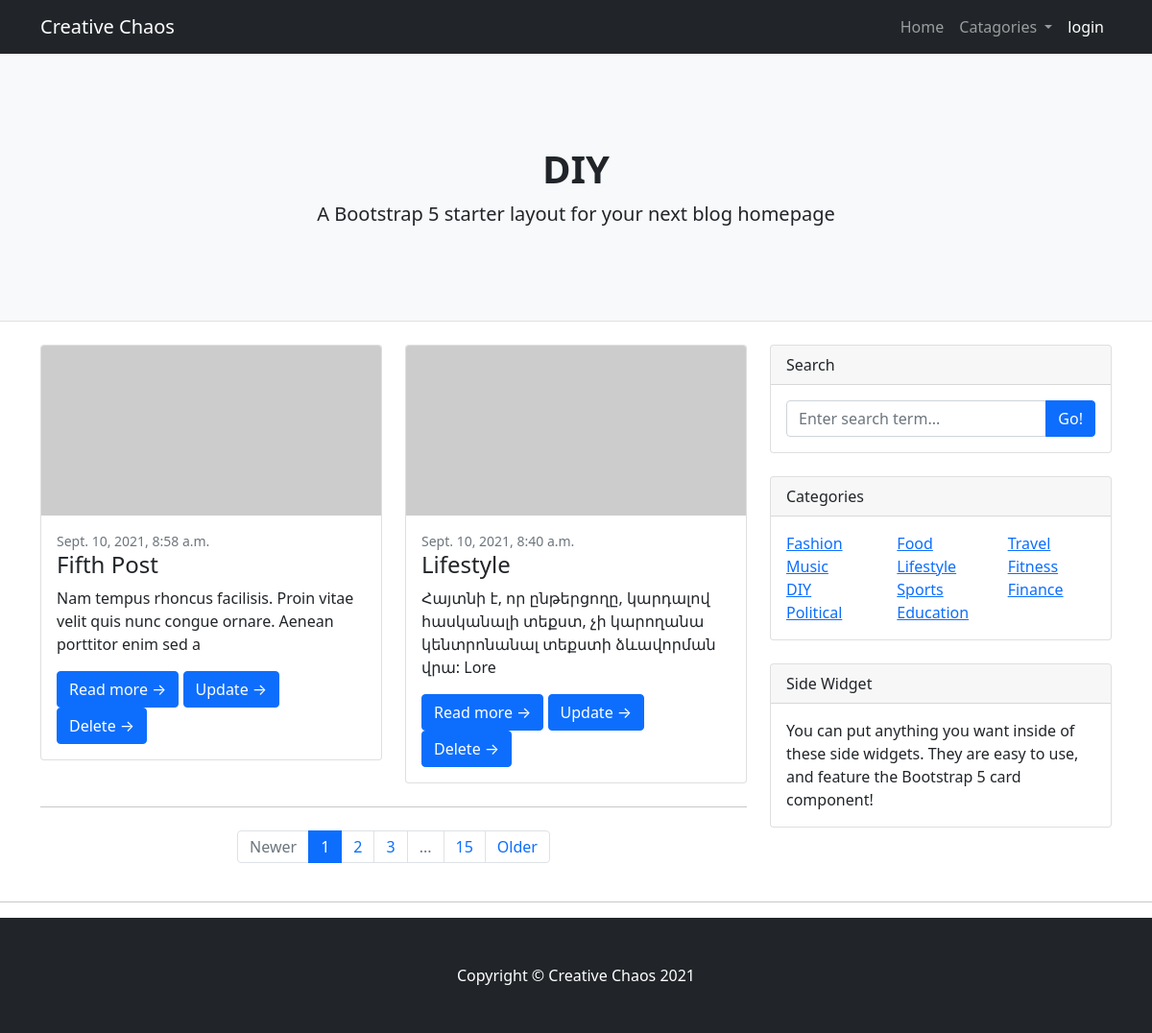
/catagory/DIY, run on the app's committed database.
### blogPost/models.py (models this page shows, shortened)
class Catagory(models.Model):
    name = models.CharField(max_length=200)
    def __str__(self):
        return self.name

class Post(models.Model):
    title = models.CharField(max_length=200)
    title_tag = models.CharField(max_length=100)
    author = models.ForeignKey(User,on_delete=models.CASCADE)
    catagory= models.ManyToManyField('Catagory',blank=True)
    body = models.TextField(blank=True,null=True)
    id  = models.UUIDField(default=uuid.uuid4, null=False, unique=True, primary_key=True, editable=False)
    created_at= models.DateTimeField(auto_now_add=True, blank=True)

### blogPost/views.py (the view)
# urls.py: path('catagory/<str:pk>',views.catagoryPage,name='catagory'),
def catagoryPage(request,pk):
    cag =  Catagory.objects.get(name=pk)
    catagory_posts = Post.objects.filter(catagory= cag.id)
    tags = Catagory.objects.all()
    context = {
        'catagory_posts':catagory_posts,
        'cag':cag,
        'tags':tags,
    }
    return render(request,'blogpost/catagory_page.html',context)

### blogPost/templates/blogpost/catagory_page.html
{% extends 'main.html' %}
{% block content %}
        <header class="py-5 bg-light border-bottom mb-4">
            <div class="container">
                <div class="text-center my-5">
                        <h1 class="fw-bolder">{{cag}}</h1>
                    <p class="lead mb-0">A Bootstrap 5 starter layout for your next blog homepage</p>
                </div>
            </div>
        </header>
        <div class="container">
            <div class="row">
                <div class="col-lg-8">
                    <div class="row">
                        {% for post in catagory_posts reversed %}
                            <div class="col-lg-6">
                                <div class="card mb-4">
                                    <a href="#!"><img class="card-img-top" src="https://dummyimage.com/700x350/dee2e6/6c757d.jpg" alt="..." /></a>
                                    <div class="card-body">
                                        <div class="small text-muted">{{post.created_at}}</div>
                                        <h2 class="card-title h4">{{post.title}}</h2>
                                        <p class="card-text">{{post.body| slice:100| safe}}</p>
                                        <a class="btn btn-primary" href="{% url 'postDetail' post.id %}">Read more →</a>
                                        <a class="btn btn-primary" href="{% url 'updatePost' post.id %}">Update →</a>
                                        <a class="btn btn-primary" href="{% url 'deletePost' post.id %}">Delete →</a>
                                    </div>
                                </div>
                            </div>
                        {% endfor %}
                    </div>
                    <nav aria-label="Pagination">
                        <hr class="my-0" />
                        <ul class="pagination justify-content-center my-4">
                            <li class="page-item disabled"><a class="page-link" href="#" tabindex="-1" aria-disabled="true">Newer</a></li>
                            <li class="page-item active" aria-current="page"><a class="page-link" href="#!">1</a></li>
                            <li class="page-item"><a class="page-link" href="#!">2</a></li>
                            <li class="page-item"><a class="page-link" href="#!">3</a></li>
                            <li class="page-item disabled"><a class="page-link" href="#!">...</a></li>
                            <li class="page-item"><a class="page-link" href="#!">15</a></li>
                            <li class="page-item"><a class="page-link" href="#!">Older</a></li>
                        </ul>
                    </nav>
                </div>
                {% include 'sidewidgets.html' %}
            </div>
        </div>
{% endblock %}

### templates/sidewidgets.html
{% load static %}
        <div class="col-lg-4">
            <div class="card mb-4">
                <div class="card-header">Search</div>
                    <div class="card-body">
                        <div class="input-group">
                            <input class="form-control" type="text" placeholder="Enter search term..." aria-label="Enter search term..." aria-describedby="button-search" />
                            <button class="btn btn-primary" id="button-search" type="button">Go!</button>
                        </div>
                    </div>
            </div>
            <div class="card mb-4">
                <div class="card-header">Categories</div>
                    <div class="card-body">
                        <div class="row">
                            {% for tag in tags %}
                                <div class=" col-sm-4">
                                    <ul class="list-unstyled mb-0">
                                            <li><a href="{% url 'catagory' tag.name %}">{{tag}}</a></li>
                                    </ul>
                                </div>
                            {% endfor %}
                        </div>
                </div>
            </div>
            <div class="card mb-4">
                <div class="card-header">Side Widget</div>
                    <div class="card-body">
                        You can put anything you want inside of these side widgets. They are easy to use, and feature the Bootstrap 5 card component!
                    </div>
            </div>
        </div>

### data on the page
Catagory: name "DIY"
Post: created_at "Sept. 10, 2021, 8:58 a.m.", title "Fifth Post", body "Nam tempus rhoncus facilisis. Proin vitae velit quis nunc congue ornare. Aenean porttitor enim sed a"
Post: created_at "Sept. 10, 2021, 8:40 a.m.", title "Lifestyle", body "Հայտնի է, որ ընթերցողը, կարդալով հասկանալի տեքստ, չի կարողանա կենտրոնանալ տեքստի ձևավորման վրա: Lore"
Catagory: name "Fashion"
Catagory: name "Food"
Catagory: name "Travel"
Catagory: name "Music"
Catagory: name "Lifestyle"
Catagory: name "Fitness"
Catagory: name "Sports"
Catagory: name "Finance"
Catagory: name "Political"
Catagory: name "Education"
